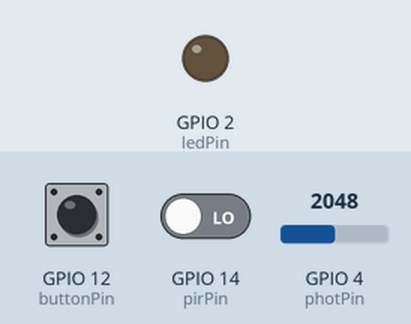
This sketch was run on a simulated ESP32. Parts: output pins drawn as LEDs (lit = HIGH). Inputs (shaded band) come from the test bench; at power-on: GPIO 12 (buttonPin) LOW, GPIO 4 (photPin) = 2048, GPIO 14 (pirPin) LOW. Nothing arrives over Bluetooth unless stated; what the sketch prints to the serial monitor is not drawn.

Above: at 1.2 s.
1.3 s: GPIO 12 (buttonPin) pulled HIGH for 0.15 s
At 2.1 s:
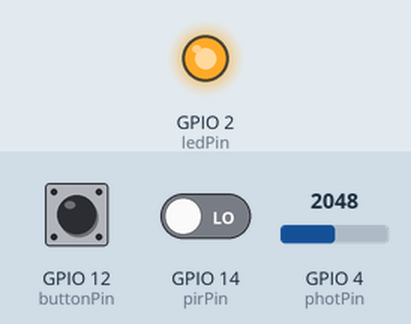
Timing chart, 0 to 4.3 s (numbered marks = the images above; inputs shaded):
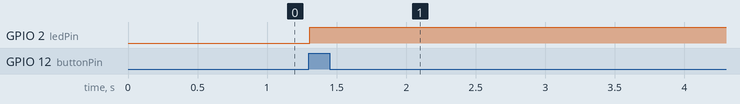

The sketch:

sketch_aug15a.ino
```cpp
//-------Treehouse light challenge------------
//------William Wallis s3773723--------------
//------Electronic prototyping Aug 2022------


//LED and button variables
int ledPin = 2; //LED pin
int buttonPin = 12; //buttonpin
int buttonState = 0; //variable to determine if button has been pressed


//photoresistor variables
int photPin = 4; //photoresistor pin
#define CHN 0 //define the pwm channel
#define FRQ 1000 //define the pwm frequency
#define PWM_BIT 8 //define the pwm precision
int lightVal; // variable to store photoresistor light value CHANGE VARIABLE TYPE


//motion detector variables
int pirPin = 14; //PIR (Passive Infra-Red) sensor pin
int pirState = 0; //variable to determine if motion is detected


//bluetooth connectivity variables
#include "BluetoothSerial.h" // this header is needed for Bluetooth Serial
BluetoothSerial ESP_BT; //initialises class?? not sure what this does :/
int incomingData; //variable for reading the incoming data over bluetooth


void setup() {
  pinMode(ledPin, OUTPUT); //configures the LedPin to output, as we are sending info out to the pin
  pinMode(buttonPin, INPUT); //configures buttonPin to input, as we are using the button state to control the LED
  pinMode(photPin, INPUT); //configures photoresistor pin to input
  pinMode(pirPin, INPUT); //configures PIR pin to input

  ledcSetup(CHN, FRQ, PWM_BIT); //setup pwm channel
  ledcAttachPin(ledPin, CHN); //attach the led pin to pwm channel

  Serial.begin(9600);
  ESP_BT.begin("ESP32_Control!!!!!😉😇"); //name of bluetooth device on phone
}


void loop() {
  buttonState = digitalRead(buttonPin); // read the value of the pushbutton as either a 1 (on) or 0 (off)
  lightVal = analogRead(photPin); //reads light value
  lightVal = map(lightVal, 0, 4095, 0, 255); //maps light value to 0 - 255
  pirState = digitalRead(pirPin); //reads the state of the PIR sensor
  Serial.println(lightVal); //printed light photoresistor values --- used to configure light level of when light can be turned on

  if (pirState == 1) {
    Serial.println("motion detected wow so good!!!!!!!⭐💖⭐"); //prints text to monitor if motion is detected
  }

  if (buttonState == 1 || pirState == 1 && lightVal > 170) { //if statement, if the light is low AND the button has been pressed OR motion has been recognized, run code
    ledcWrite(CHN, 255); //using PWM to turn LED on at max brightness
    delay(135000); //wait 2 minutes 15 seconds before continuing statement (135000 milliseconds)(CHANGE TO TEST CODE)
    for (int i = 255; i > -1; i--) { //for loop counting backwards from 255 (max brightness) to -1 (no brightness/off) (fade LED)
      ledcWrite(CHN, i); //writing the i value to the LED brightness
      delay(10); //delaying the for loop to make the fade out smoother over more time
    }
    delay(1000); //little delay idk
  }

  if (ESP_BT.available()) { //checks if bluetooth device is available
    incomingData = ESP_BT.read(); //read what is recieved from bluetooth device

    Serial.println("LIGHT BUTTON DATA 😃😃"); //if we get some data prints this
    Serial.println(incomingData); //prints the incoming data value

    if (incomingData == 1) {
      ledcWrite(CHN, 255); //using PWM to turn LED on at max brightness
    } else {
      ledcWrite(CHN, 0);
    }
  }
}

//--------------------------------------------thank for reading 👍😎😃😍😌
```

Measured:
- after the input at 1.3 s, GPIO 2 (ledPin): LOW → HIGH at once
